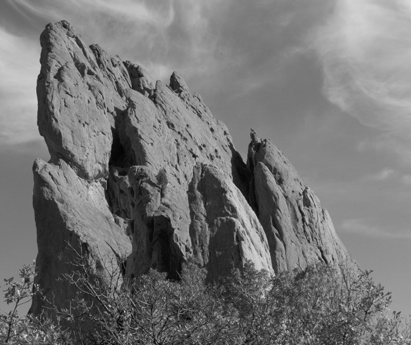
//> input picture 04. Edge Detection/ex/rock.png, 411 x 345 px
$ ./ex05_Canny_Edge_Detection   (built with g++ and OpenCV 4)
//> lines starting //> are read from the running program, lines starting //| are printed output that depends on the picture; after the words box and inside, x2 and y2 are one past the last pixel; in counts of white or black regions, pixels touching at a corner belong together
#include <iostream>
using namespace std;

#include "opencv2/core.hpp"    // Mat class와 각종 data structure 및 산술 루틴을 포함하는 헤더
#include "opencv2/highgui.hpp" // GUI와 관련된 요소를 포함하는 헤더(imshow 등)
#include "opencv2/imgproc.hpp" // 각종 이미지 처리 함수를 포함하는 헤더
using namespace cv;

void nonMaximumSuppression(Mat &magnitudeImage, Mat &directionImage);
void followEdges(int x, int y, Mat &magnitude, int tUpper, int tLower, Mat &edges);
void edgeDetect(Mat &magnitude, int tUpper, int tLower, Mat &edges);
void doCannyEx();

const float sigma = 1.5;
const int highThreshold = 200;
const int lowThreshold = 100;

int main()
{
    doCannyEx();

    return 0;
}

void nonMaximumSuppression(Mat &magnitudeImage, Mat &directionImage)
{
    Mat checkImage = Mat(magnitudeImage.rows, magnitudeImage.cols, CV_8U);
    MatIterator_<float> itMag = magnitudeImage.begin<float>();
    MatIterator_<float> itDirection = directionImage.begin<float>();
    MatIterator_<unsigned char> itRet = checkImage.begin<unsigned char>();
    MatIterator_<float> itEnd = magnitudeImage.end<float>();

    for (; itMag != itEnd; ++itDirection, ++itRet, ++itMag)
    {
        const Point pos = itRet.pos();

        float currentDirection = atan(*itDirection) * (180 / 3.142);

        while (currentDirection < 0)
            currentDirection += 180;

        *itDirection = currentDirection;

        if (currentDirection > 22.5 && currentDirection <= 67.5)
        {
            if (pos.y > 0 && pos.x > 0 && *itMag <= magnitudeImage.at<float>(pos.y - 1, pos.x - 1))
            {
                magnitudeImage.at<float>(pos.y, pos.x) = 0;
            }
            if (pos.y < magnitudeImage.rows - 1 && pos.x < magnitudeImage.cols - 1 && *itMag <= magnitudeImage.at<float>(pos.y + 1, pos.x + 1))
            {
                magnitudeImage.at<float>(pos.y, pos.x) = 0;
            }
        }
        else if (currentDirection > 67.5 && currentDirection <= 112.5)
        {
            if (pos.y > 0 && *itMag <= magnitudeImage.at<float>(pos.y - 1, pos.x))
            {
                magnitudeImage.at<float>(pos.y, pos.x) = 0;
            }
            if (pos.y < magnitudeImage.rows - 1 && *itMag <= magnitudeImage.at<float>(pos.y + 1, pos.x))
            {
                magnitudeImage.at<float>(pos.y, pos.x) = 0;
            }
        }
        else if (currentDirection > 112.5 && currentDirection <= 157.5)
        {
            if (pos.y > 0 && pos.x < magnitudeImage.cols - 1 && *itMag <= magnitudeImage.at<float>(pos.y - 1, pos.x + 1))
            {
                magnitudeImage.at<float>(pos.y, pos.x) = 0;
            }
            if (pos.y < magnitudeImage.rows - 1 && pos.x > 0 && *itMag <= magnitudeImage.at<float>(pos.y + 1, pos.x - 1))
            {
                magnitudeImage.at<float>(pos.y, pos.x) = 0;
            }
        }
        else
        {
            if (pos.x > 0 && *itMag <= magnitudeImage.at<float>(pos.y, pos.x - 1))
            {
                magnitudeImage.at<float>(pos.y, pos.x) = 0;
            }
            if (pos.x < magnitudeImage.cols - 1 && *itMag <= magnitudeImage.at<float>(pos.y, pos.x + 1))
            {
                magnitudeImage.at<float>(pos.y, pos.x) = 0;
            }
        }
    }
}
void followEdges(int x, int y, Mat &magnitude, int tUpper, int tLower, Mat &edges)
{
    edges.at<float>(y, x) = 255;

    // < 이웃 픽셀 인덱싱 >
    for (int i = -1; i <= 1; i++)
    {
        for (int j = -1; j <= 1; j++)
        {
            if ((i != 0) && (j != 0) && (x + i >= 0) && (y + j >= 0) &&
                (x + i < magnitude.cols) && (y + j < magnitude.rows)) // 가장자리 예외처리
            {
                if ((magnitude.at<float>(y + j, x + i) > tLower) &&
                    (edges.at<float>(y + j, x + i) != 255))
                {
                    followEdges(x + i, y + j, magnitude, tUpper, tLower, edges);
                    // 재귀적 방법으로 이웃 픽셀에서 불확실한 edge를 찾아 edge로 규정
                }
            }
        }
    }
}
void edgeDetect(Mat &magnitude, int tUpper, int tLower, Mat &edges)
{
    int rows = magnitude.rows;
    int cols = magnitude.cols;

    edges = Mat(magnitude.size(), CV_32F, 0.0);

    // < 픽셀 인덱싱 >
    for (int x = 0; x < cols; x++)
    {
        for (int y = 0; y < rows; y++)
        {
            if (magnitude.at<float>(y, x) >= tUpper)
            {
                followEdges(x, y, magnitude, tUpper, tLower, edges);
                // edge가 확실하면 이와 연결된 불확실한 edge를 탐색
            }
        }
    }
}
void doCannyEx()
{
    cout << " --- doCannyEx() --- \n"
         << endl;

    // < 입력 >
    Mat src_img = imread("rock.png", 0);
//> src_img is the input picture: 345 rows x 411 cols, CV_8UC1; min 4, max 216, mean 117.1
    if (!src_img.data)
        printf("No image data \n");
    Mat dst_img;

#if USE_OPENCV
    // < Canny edge 탐색 수행 >
    Canny(src_img, dst_img, 180, 240);
#else
    // < Gaussian filter 기반 노이즈 제거 >
    Mat blur_img;
    GaussianBlur(src_img, blur_img, Size(3, 3), sigma);

    // < Sobel edge detection >
    Mat magX = Mat(src_img.rows, src_img.cols, CV_32F);
    Mat magY = Mat(src_img.rows, src_img.cols, CV_32F);
    Sobel(blur_img, magX, CV_32F, 1, 0, 3);
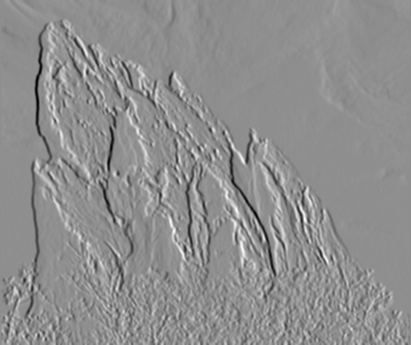
//> magX: 345 rows x 411 cols, CV_32FC1; min -439, max 345, mean 0.4; drawn with min black and max white
    Sobel(blur_img, magY, CV_32F, 0, 1, 3);
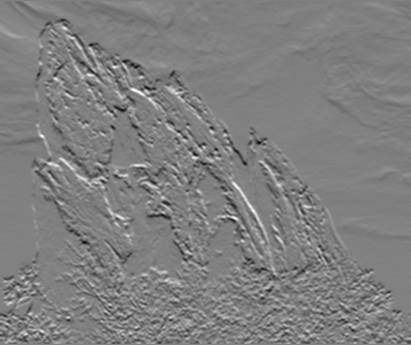
//> magY: 345 rows x 411 cols, CV_32FC1; min -308, max 304, mean -1.8; drawn with min black and max white
    Mat sum = Mat(src_img.rows, src_img.cols, CV_64F);
    Mat prodx = Mat(src_img.rows, src_img.cols, CV_64F);
    Mat prodY = Mat(src_img.rows, src_img.cols, CV_64F);
    multiply(magX, magX, prodx);
    multiply(magY, magY, prodY);
    sum = prodx + prodY;
    sqrt(sum, sum);

    Mat magnitude = sum.clone();

    // <Non-maximum suppression>
    Mat slopes = Mat(src_img.rows, src_img.cols, CV_32F);
    divide(magY, magX, slopes);
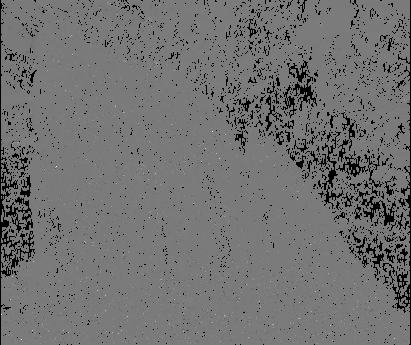
//> slopes: 345 rows x 411 cols, CV_32FC1; 7.55% of the values are NaN or infinite; the others: min -169, max 181, mean -0.191; drawn with min black, max white, NaN and infinite black
    // gradient의 방향 계산
    nonMaximumSuppression(magnitude, slopes);
//> the loop in nonMaximumSuppression, `for (; itMag != itEnd; ++itDirection, ++itRet, ++itMag)` made 141795 passes
//> after the loop in nonMaximumSuppression, `for (; itMag != itEnd; ++itDirection, ++itRet, ++itMag)`:
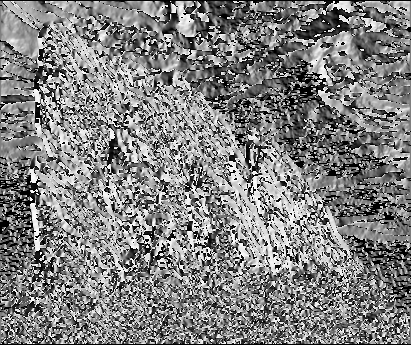
//> directionImage: 345 rows x 411 cols, CV_32FC1; 2.95% of the values are NaN or infinite; the others: min 0, max 179.8, mean 93.71; drawn with min black, max white, NaN and infinite black
//> after the loop in nonMaximumSuppression, `for (; itMag != itEnd; ++itDirection, ++itRet, ++itMag)`:
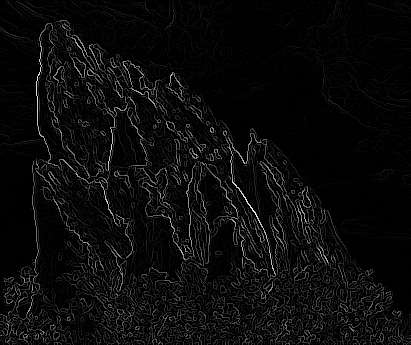
//> magnitudeImage: 345 rows x 411 cols, CV_32FC1; min 0, max 489.8, mean 21.5; drawn with min black and max white
//> after the loop in nonMaximumSuppression, `for (; itMag != itEnd; ++itDirection, ++itRet, ++itMag)`: checkImage: 345 rows x 411 cols, CV_8UC1; every value is 0
    // <Edge tracking by hysteresis>
    edgeDetect(magnitude, highThreshold, lowThreshold, dst_img);
//> after the loop in edgeDetect, `for (int x = 0; x < cols; x++)`:
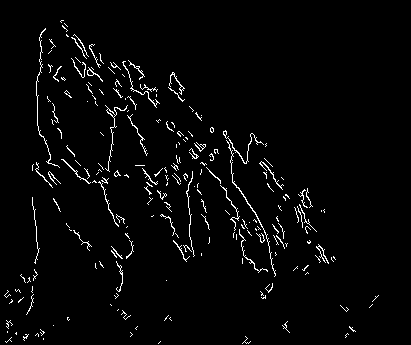
//> edges: 345 rows x 411 cols, CV_32FC1; 2.7% white in thin lines or dots, all inside (x1, y1, x2, y2) = (4, 20, 379, 344)
    dst_img.convertTo(dst_img, CV_8UC1);
#endif
    // < 출력 >
    Mat result_img;
    hconcat(src_img, dst_img, result_img);
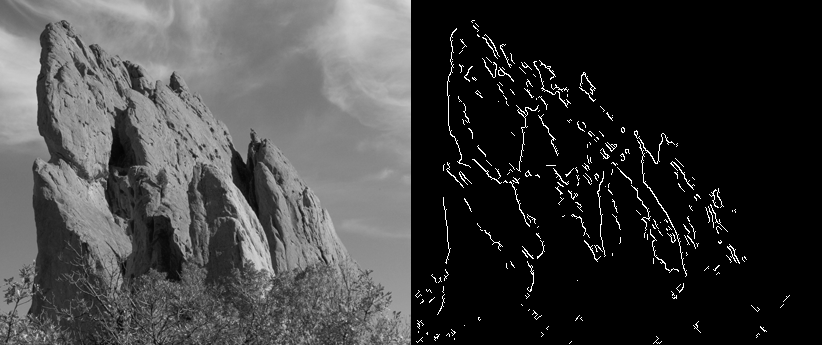
//> result_img: 345 rows x 822 cols, CV_8UC1; min 0, max 255, mean 62
    imshow("doCannyEx()", result_img);
    waitKey(0);
}
